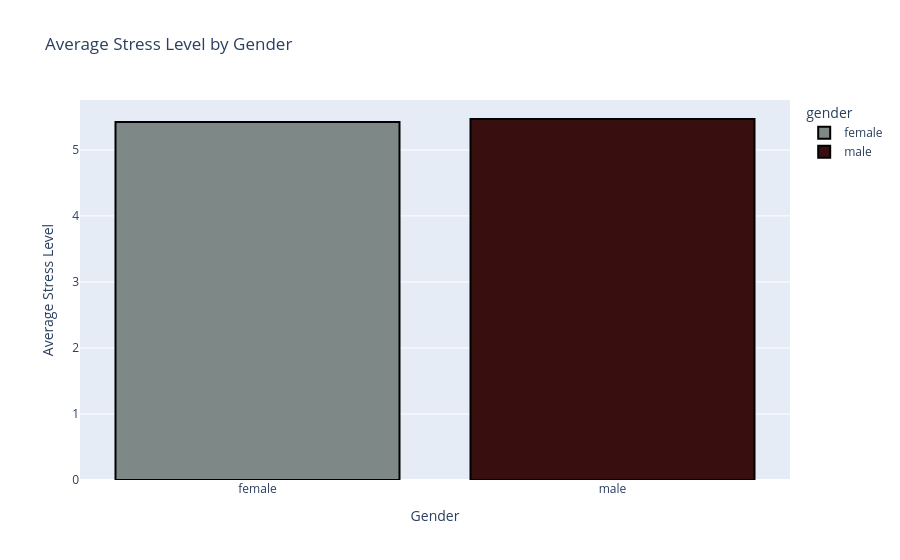

Notebook cell for this chart:
### Code cell
#Soru 5: Cinsiyete (gender) göre stres seviyesi (stress_level) ortalamaları nasıl değişiyor?
#Önerilen Grafik: Bar Plot (ortalama değerler ile)
group_df=df.groupby("gender")["stress_level"].mean().reset_index()
fig=px.bar(
    group_df,
    x="gender",
    y="stress_level",
    color="gender",
    color_discrete_sequence=["#7d8887","#380e0e"],
    title="Average Stress Level by Gender",
)
fig.update_traces(
    marker_line_color="black",
    marker_line_width=2,

)
fig.update_layout(
    xaxis_title="Gender",
    yaxis_title="Average Stress Level",
   
)
fig.show()

### Figure 1 — Plotly figure (JSON) as saved in the notebook; plotly's stock layout.template omitted (floating-point values rounded to 4 significant figures)
{"data": [{"hovertemplate": "gender=%{x}<br>stress_level=%{y}<extra></extra>", "legendgroup": "female", "marker": {"color": "#7d8887", "line": {"color": "black", "width": 2}, "pattern": {"shape": ""}}, "name": "female", "orientation": "v", "showlegend": true, "textposition": "auto", "type": "bar", "x": ["female"], "xaxis": "x", "y": [5.422], "yaxis": "y"}, {"hovertemplate": "gender=%{x}<br>stress_level=%{y}<extra></extra>", "legendgroup": "male", "marker": {"color": "#380e0e", "line": {"color": "black", "width": 2}, "pattern": {"shape": ""}}, "name": "male", "orientation": "v", "showlegend": true, "textposition": "auto", "type": "bar", "x": ["male"], "xaxis": "x", "y": [5.468], "yaxis": "y"}], "layout": {"barmode": "relative", "legend": {"title": {"text": "gender"}, "tracegroupgap": 0}, "title": {"text": "Average Stress Level by Gender"}, "xaxis": {"anchor": "y", "categoryarray": ["female", "male"], "categoryorder": "array", "domain": [0, 1], "title": {"text": "Gender"}}, "yaxis": {"anchor": "x", "domain": [0, 1], "title": {"text": "Average Stress Level"}}}}
